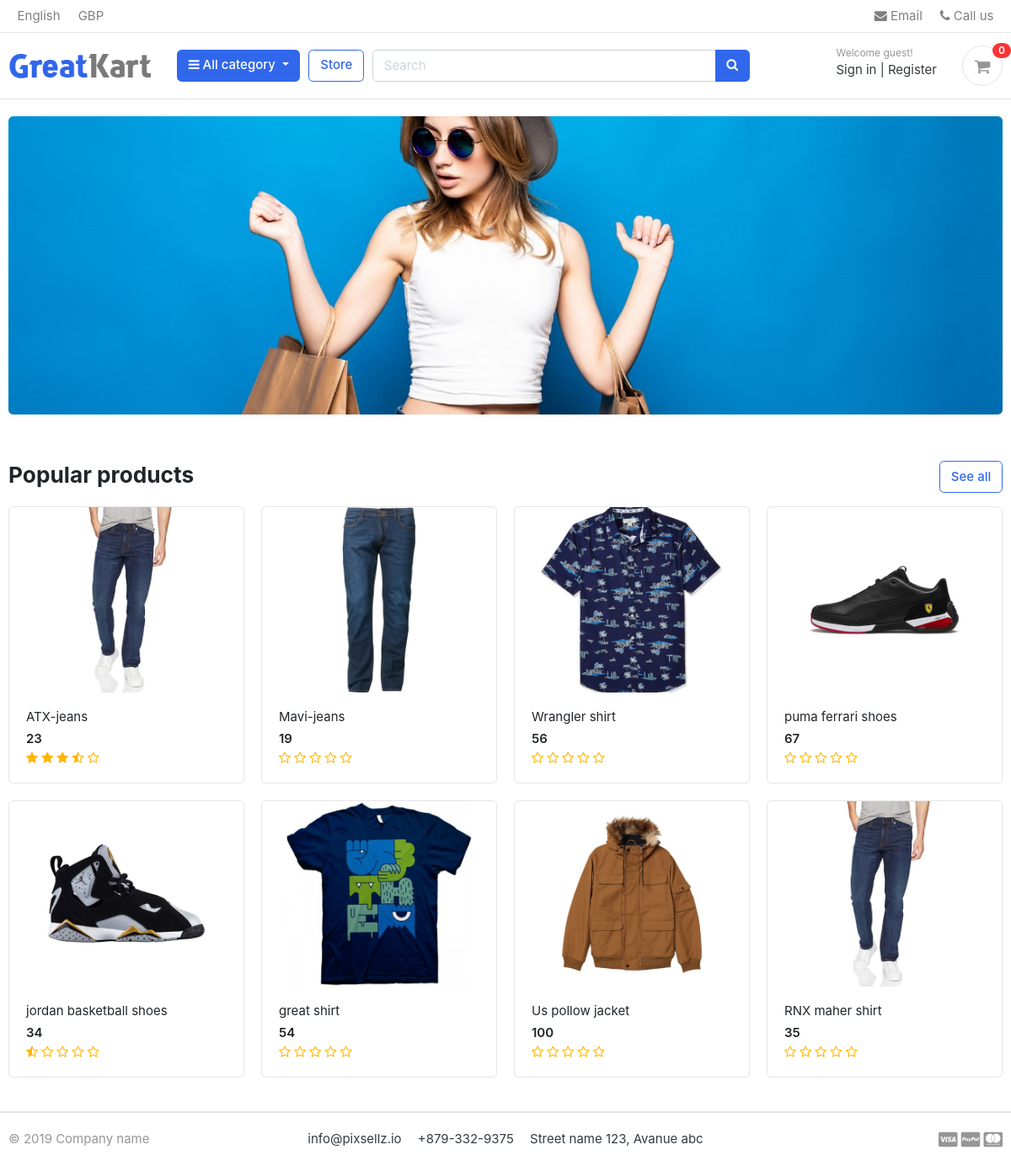
The page / on the database its author committed.
### store/models.py (models this page shows, shortened)
class Product(models.Model):
    product_name = models.CharField(max_length=200, unique=True)
    slug = models.SlugField(max_length=200, unique=True)
    decription = models.TextField(max_length=500, blank=True)
    price = models.IntegerField()
    image = models.ImageField(upload_to='photos/products')
    stock = models.IntegerField()
    is_available = models.BooleanField(default=True)
    category = models.ForeignKey(Category, on_delete=models.CASCADE)
    created_date = models.DateTimeField(auto_now_add=True)
    modified_date = models.DateTimeField(auto_now=True)
    def get_url(self):
        return reverse('product_detail', args=[self.category.slug, self.slug])
    def averageReview(self):
        reviews = ReviewRating.objects.filter(
            product=self, status=True).aggregate(average=Avg('rating'))
        avg = 0
        if reviews['average'] is not None:
            avg = float(reviews['average'])
        return avg

### goldenoud/views.py (the view)
# urls.py: 2. Add a URL to urlpatterns:  path('', views.home, name='home')
def home(requst):
    products = Product.objects.all().filter(
        is_available=True).order_by('created_date')
    for product in products:
        reviews = ReviewRating.objects.filter(
            product_id=product.id, status=True)
    context = {
        'products': products,
        'reviews': reviews,
    }
    return render(requst, 'home.html', context)

### carts/context_processors.py (called while the page is built)
def counter(request):
    cart_count = 0
    if 'admin' in request.path:
        return {}
    else:
        try:
            cart = Cart.objects.filter(cart_id=_cart_id(request))
            if request.user.is_authenticated:
                cart_items = CartItem.objects.all().filter(user=request.user)
            else:
                cart_items = CartItem.objects.all().filter(cart=cart[:1])
            for cart_item in cart_items:
                cart_count += cart_item.quantity
        except Cart.DoesNotExist:
            cart_count = 0
        return dict(cart_count=cart_count)

### carts/views.py (called while the page is built)
def _cart_id(request):
    cart = request.session.session_key
    if not cart:
        cart = request.session.create()
    return cart

### category/context_processors.py (called while the page is built)
def menu_links(request):
    links = Category.objects.all()
    return dict(links=links)

### category/models.py (called while the page is built)
    def get_url(self):
        return reverse('products_by_category', args=[self.slug])

### templates/home.html
{% extends 'base.html' %}
{% load static %}
{% block content %}
<section class="section-intro padding-y-sm">
<div class="container">
<div class="intro-banner-wrap">
	<img src="{% static 'images/banners/banner.jpg' %}" class="img-fluid rounded">
</div>
</div>
</section>
<section class="section-name padding-y-sm">
<div class="container">
<header class="section-heading">
	<a href="{% url 'store' %}" class="btn btn-outline-primary float-right">See all</a>
	<h3 class="section-title">Popular products</h3>
</header>
<div class="row">
	{% for product in products %}
	<div class="col-md-3">
		<div class="card card-product-grid">
			<a href="{{ product.get_url }}" class="img-wrap"> <img src="{{ product.image.url }}"> </a>
			<figcaption class="info-wrap">
				<a href="{{ product.get_url }}" class="title">{{product.product_name}}</a>
				<div class="price mt-1">{{product.price}}</div>
				<div class="rating-star">
					<span>
						<i class="fa fa-star{% if product.averageReview < 0.5 %}-o{% elif product.averageReview >= 0.5 and product.averageReview < 1 %}-half-o {% endif %}" aria-hidden="true"></i>
						<i class="fa fa-star{% if product.averageReview < 1.5 %}-o{% elif product.averageReview >= 1.5 and product.averageReview < 2 %}-half-o {% endif %}" aria-hidden="true"></i>
						<i class="fa fa-star{% if product.averageReview < 2.5 %}-o{% elif product.averageReview >= 2.5 and product.averageReview < 3 %}-half-o {% endif %}" aria-hidden="true"></i>
						<i class="fa fa-star{% if product.averageReview < 3.5 %}-o{% elif product.averageReview >= 3.5 and product.averageReview < 4 %}-half-o {% endif %}" aria-hidden="true"></i>
						<i class="fa fa-star{% if product.averageReview < 4.5 %}-o{% elif product.averageReview >= 4.5 and product.averageReview < 5 %}-half-o {% endif %}" aria-hidden="true"></i>
					</span>
				</div>
			</figcaption>
		</div>
	</div>
	{% endfor %}
</div>
</div>
</section>
</body>
</html>
{% endblock %}

### static/css/ui.css (style rules this page uses)
html { font-family: "Inter", sans-serif; font-size: 15px; }
.img-wrap { text-align: center; display: block; }
.img-wrap img { max-width: 100%; }
.padding-y-sm { padding-top: 20px; padding-bottom: 20px; }
.section-heading { margin-bottom: 20px; margin-top: 15px; }
.section-title { color: #212529; }
[class*=card-product] a.title { color: #212529; display: block; }
[class*=card-product] .img-wrap { overflow: hidden; position: relative; }
[class*=card-product] .img-wrap img { height: 100%; max-width: 100%; width: auto; display: inline-block; -o-object-fit: cover; object-fit: cover; }
.card-product-grid { margin-bottom: 20px; }
.card-product-grid .img-wrap { border-radius: 0.2rem 0.2rem 0 0; height: 220px; }
.card-product-grid .info-wrap { overflow: hidden; padding: 18px 20px; }
.card .img-wrap { overflow: hidden; }
.price { font-weight: 600; color: #212529; }

### goldenoud/static/css/custom.css (style rules this page uses)
.rating-star i { color: #ffb503 !important; }

### rows shown on the page
Product: image (picture), product_name "ATX-jeans", price "23"
Product: image (picture), product_name "Mavi-jeans", price "19"
Product: image (picture), product_name "Wrangler shirt", price "56"
Product: image (picture), product_name "puma ferrari shoes", price "67"
Product: image (picture), product_name "jordan basketball shoes", price "34"
Product: image (picture), product_name "great shirt", price "54"
Product: image (picture), product_name "Us pollow jacket", price "100"
Product: image (picture), product_name "RNX maher shirt", price "35"

### other values the page prints
{{ cart_count }} "0"
